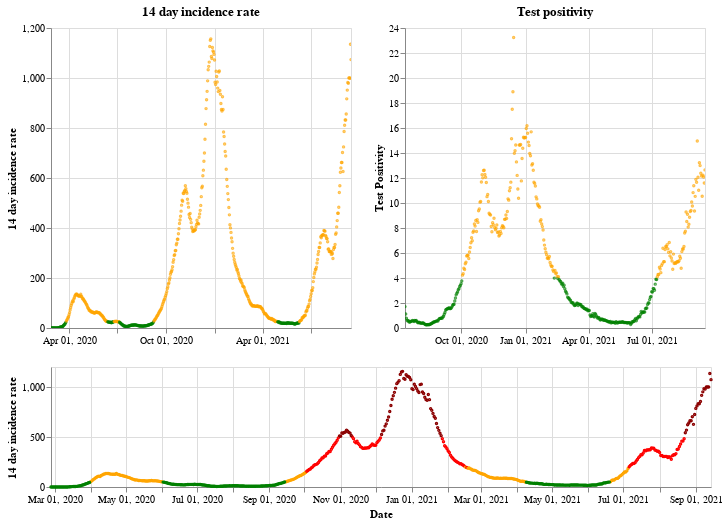

Source (notebook cell):
### Markdown cell above
## Wales

### Code cell
plot_traffic_light('Wales')

### Figure 1 — Vega-Lite specification as saved in the notebook (floating-point values rounded to 4 significant figures; data arrays with more than 128 entries replaced by an {"elided": "..."} marker saying what was removed)
{"config": {"view": {"continuousWidth": 400, "continuousHeight": 300}}, "vconcat": [{"hconcat": [{"mark": {"type": "point", "size": 2}, "encoding": {"color": {"condition": {"value": "green", "test": "(datum.twoWeeklyCasesRate <= 25)"}, "value": "orange"}, "tooltip": [{"type": "nominal", "field": "areaName"}, {"type": "temporal", "field": "date"}, {"type": "quantitative", "field": "twoWeeklyCasesRate"}, {"type": "quantitative", "field": "testPositivity"}], "x": {"type": "temporal", "axis": {"title": ""}, "field": "date", "scale": {"domain": {"selection": "DateBrush"}}, "timeUnit": "yearmonthdate"}, "y": {"type": "quantitative", "axis": {"title": "14 day incidence rate"}, "field": "twoWeeklyCasesRate"}}, "title": "14 day incidence rate", "width": 300}, {"mark": {"type": "point", "size": 2}, "encoding": {"color": {"condition": {"value": "green", "test": "(datum.testPositivity <= 4)"}, "value": "orange"}, "tooltip": [{"type": "nominal", "field": "areaName"}, {"type": "temporal", "field": "date"}, {"type": "quantitative", "field": "twoWeeklyCasesRate"}, {"type": "quantitative", "field": "testPositivity"}], "x": {"type": "temporal", "axis": {"title": ""}, "field": "date", "scale": {"domain": {"selection": "DateBrush"}}, "timeUnit": "yearmonthdate"}, "y": {"type": "quantitative", "axis": {"title": "Test Positivity"}, "field": "testPositivity"}}, "title": "Test positivity", "width": 300}]}, {"layer": [{"mark": {"type": "point", "size": 2}, "encoding": {"color": {"condition": {"value": "orange", "test": "(((datum.testPositivity < 4) && (datum.twoWeeklyCasesRate >= 50)) && (datum.twoWeeklyCasesRate < 200))"}, "value": "red"}, "opacity": {"condition": {"value": 1, "test": "((datum.twoWeeklyCasesRate >= 50) && (datum.twoWeeklyCasesRate < 500))"}, "value": 0}, "tooltip": [{"type": "nominal", "field": "areaName"}, {"type": "temporal", "field": "date"}, {"type": "quantitative", "field": "twoWeeklyCasesRate"}, {"type": "quantitative", "field": "testPositivity"}], "x": {"type": "temporal", "axis": {"title": "Date"}, "field": "date", "timeUnit": "yearmonthdate"}, "y": {"type": "quantitative", "axis": {"title": "14 day incidence rate"}, "field": "twoWeeklyCasesRate"}}, "selection": {"DateBrush": {"type": "interval", "encodings": ["x"], "fields": ["Time"]}}}, {"mark": {"type": "point", "size": 2}, "encoding": {"color": {"value": "darkred"}, "opacity": {"condition": {"value": 1, "test": "(datum.twoWeeklyCasesRate >= 500)"}, "value": 0}, "tooltip": [{"type": "nominal", "field": "areaName"}, {"type": "temporal", "field": "date"}, {"type": "quantitative", "field": "twoWeeklyCasesRate"}, {"type": "quantitative", "field": "testPositivity"}], "x": {"type": "temporal", "axis": {"title": "Date"}, "field": "date", "timeUnit": "yearmonthdate"}, "y": {"type": "quantitative", "axis": {"title": "14 day incidence rate"}, "field": "twoWeeklyCasesRate"}}}, {"mark": {"type": "point", "size": 2}, "encoding": {"color": {"condition": {"value": "green", "test": "((datum.testPositivity < 4) && (datum.twoWeeklyCasesRate < 50))"}, "value": "orange"}, "opacity": {"condition": {"value": 1, "test": "(datum.twoWeeklyCasesRate < 50)"}, "value": 0}, "tooltip": [{"type": "nominal", "field": "areaName"}, {"type": "temporal", "field": "date"}, {"type": "quantitative", "field": "twoWeeklyCasesRate"}, {"type": "quantitative", "field": "testPositivity"}], "x": {"type": "temporal", "axis": {"title": "Date"}, "field": "date", "timeUnit": "yearmonthdate"}, "y": {"type": "quantitative", "axis": {"title": "14 day incidence rate"}, "field": "twoWeeklyCasesRate"}}}], "height": 120, "width": 660}], "data": {"name": "data-6a813ca81dfd7905865a08cd6026bd39"}, "$schema": "https://vega.github.io/schema/vega-lite/v4.8.1.json", "datasets": {"data-6a813ca81dfd7905865a08cd6026bd39": {"elided": "566 records"}}}
